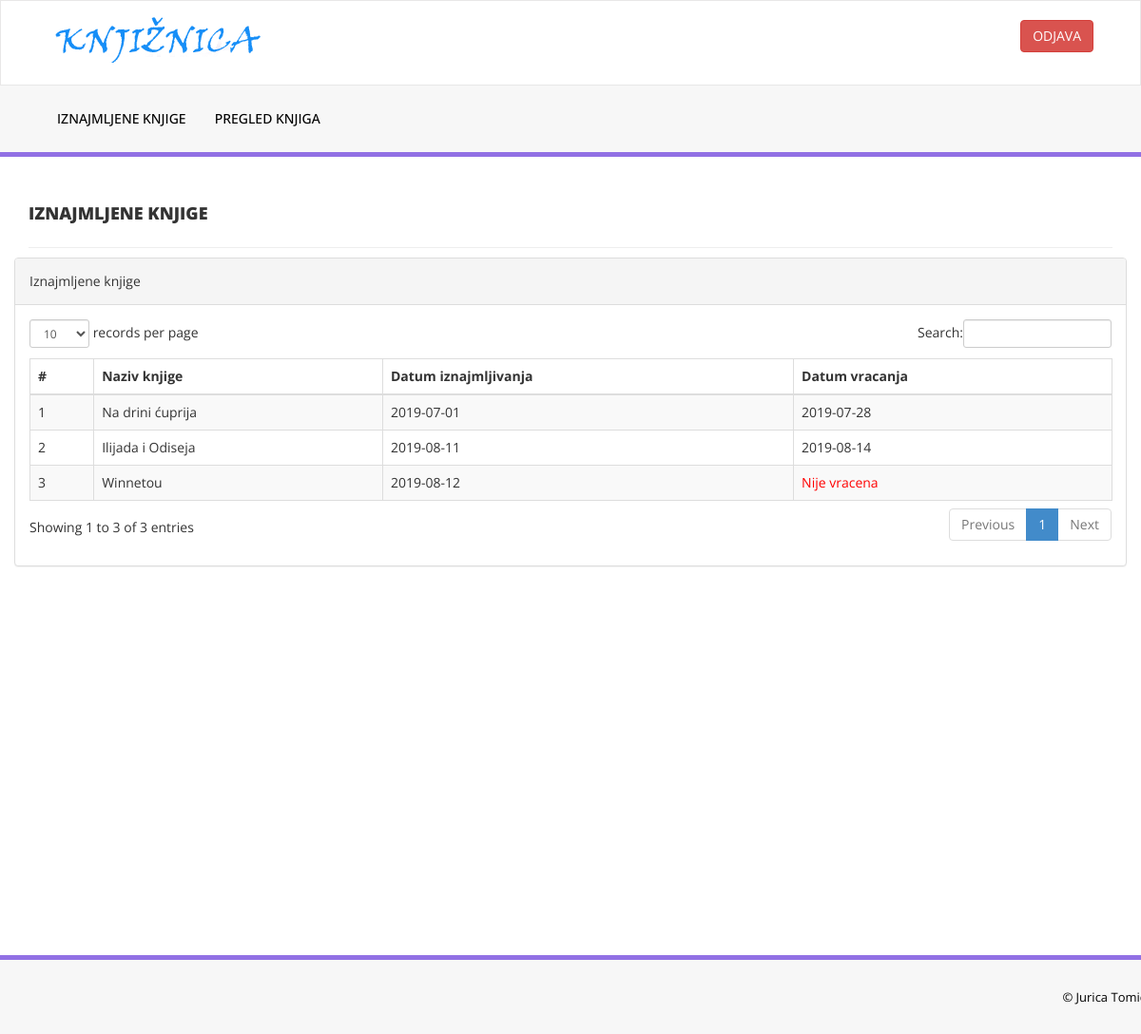
/iznajmljeneKnjigeClan.php (signed in), run on the app's committed database.
### tables this page shows
CREATE TABLE `iznajmljivanje` (
  `Id_Iznajmljivanje` int(11) NOT NULL,
  `Datum_Iznajmljivanja` date DEFAULT NULL,
  `Datum_Vracanja` date DEFAULT NULL,
  `Korisnik_ID` int(11) NOT NULL,
  `Knjiga_ID` int(11) NOT NULL,
  `Status_Iznajmljivanja` tinyint(1) DEFAULT 1
);

CREATE TABLE `knjige` (
  `ID_Knjige` int(11) NOT NULL,
  `Naziv` varchar(100) NOT NULL,
  `Godina_Izdavanja` varchar(10) DEFAULT NULL,
  `Status` tinyint(1) DEFAULT 1,
  `Autor_ID` int(11) NOT NULL,
  `Izdavac_ID` int(11) NOT NULL,
  `Br_Stranica` int(11) NOT NULL
);

### iznajmljeneKnjigeClan.php (the view, shortened to what this page needs)
<?php
include('includes/config.php');
if(strlen($_SESSION['login'])==0)
    {
header('location:index.php');
}
else{
    ?>
<!DOCTYPE html>
<html xmlns="http://www.w3.org/1999/xhtml">
<head>
    <link href="assets/css/bootstrap.css" rel="stylesheet" />
    <link href="assets/css/font-awesome.css" rel="stylesheet" />
    <link href="assets/js/dataTables/dataTables.bootstrap.css" rel="stylesheet" />
    <link href="assets/css/style.css" rel="stylesheet" />
</head>
<body>
<?php include('includes/headerUser.php');?>
    <div class="content-wrapper">
         <div class="container">
        <div class="row pad-botm">
            <div class="col-md-12">
                <h4 class="header-line">Iznajmljene knjige</h4>
    </div>
            <div class="row">
                <div class="col-md-12">
                    <div class="panel panel-default">
                        <div class="panel-heading">
                          Iznajmljene knjige
                        </div>
                        <div class="panel-body">
                            <div class="table-responsive">
                                <table class="table table-striped table-bordered table-hover" id="dataTables-example">
                                    <thead>
                                        <tr>
                                            <th>#</th>
                                            <th>Naziv knjige</th>
                                            <th>Datum iznajmljivanja</th>
                                            <th>Datum vracanja</th>
                                        </tr>
                                    </thead>
                                    <tbody>
<?php
$Korisnik_ID=$_SESSION['Korisnik_ID'];
$sql = "SELECT korisnici.Ime, korisnici.Prezime, knjige.Naziv,iznajmljivanje.Id_Iznajmljivanje, iznajmljivanje.Datum_Iznajmljivanja, iznajmljivanje.Datum_Vracanja, 	iznajmljivanje.Status_Iznajmljivanja from iznajmljivanje inner join korisnici on iznajmljivanje.Korisnik_ID= korisnici.ID_Korisnik inner join knjige on iznajmljivanje.Knjiga_ID=knjige.ID_Knjige where iznajmljivanje.Korisnik_ID=:Korisnik_ID ";
$query = $dbh -> prepare($sql);
$query-> bindParam(':Korisnik_ID', $Korisnik_ID, PDO::PARAM_STR);
$query->execute();
$results=$query->fetchAll(PDO::FETCH_OBJ);
$cnt=1;
if($query->rowCount() > 0)
{
foreach($results as $result)
{               ?>
                                        <tr class="odd gradeX">
                                            <td class="center"><?php echo htmlentities($cnt);?></td>
                                            <td class="center"><?php echo htmlentities($result->Naziv);?></td>
                                            <td class="center"><?php echo htmlentities($result->Datum_Iznajmljivanja);?></td>
                                            <td class="center"><?php if($result->Status_Iznajmljivanja==1)
                                            {?>
                                            <span style="color:red">
                                             <?php   echo htmlentities("Nije vracena"); ?>
                                                </span>
                                            <?php } else {
                                            echo htmlentities($result->Datum_Vracanja);
                                        }
                                            ?></td>
                                        </tr>
 <?php $cnt=$cnt+1;}} ?>
                                    </tbody>
                                </table>
                            </div>
                        </div>
                    </div>
                </div>
            </div>
    </div>
    </div>
    </div>
  <?php include('includes/footer.php');?>
</body>
</html>
<?php } ?>

### assets/css/style.css (style rules this page uses)
.content-wrapper { margin-top: 40px; min-height:800px; padding-bottom:90px; }
.header-line { font-weight:900; padding-bottom:25px; border-bottom:1px solid #eeeeee; text-transform:uppercase; }
.pad-botm { padding-bottom:30px; }

### data on the page
iznajmljivanje: knjige.Naziv "Na drini ćuprija", Datum_Iznajmljivanja "2019-07-01", Datum_Vracanja "2019-07-28"
iznajmljivanje: knjige.Naziv "Ilijada i Odiseja", Datum_Iznajmljivanja "2019-08-11", Datum_Vracanja "2019-08-14"
iznajmljivanje: knjige.Naziv "Winnetou", Datum_Iznajmljivanja "2019-08-12"
